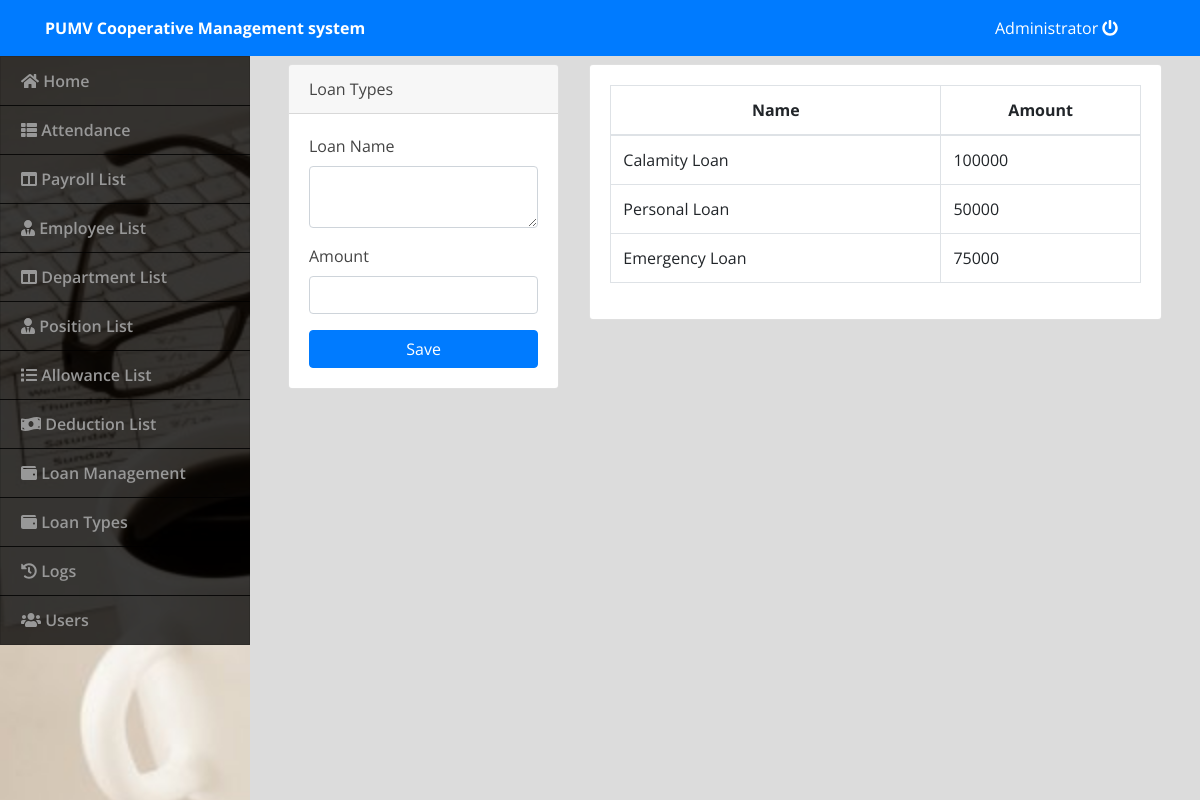
Screenshot of /index.php?page=loanType (signed in) with the database file from the repository.
### tables this page shows
CREATE TABLE `loantypes` (
  `loanTypeId` int(11) NOT NULL,
  `name` varchar(255) NOT NULL,
  `amount` int(11) NOT NULL
);

### loantype.php (the view, shortened to what this page needs)
<?php include('db_connect.php');?>
<div class="container-fluid">
	<div class="col-lg-12">
		<div class="row">
			<div class="col-md-4">
				<div class="card">
					<div class="card-header">
						  Loan Types
				  	</div>
					<div class="card-body">
						<form action="php/addLoanType.php" method="GET">
							<div class="form-group">
								<label class="control-label">Loan Name</label>
								<textarea name="loanName" cols="30" rows="2" class="form-control" required></textarea>
							</div>
							<div class="form-group">
								<label class="control-label">Amount</label>
								<input type="number" class="form-control" name="amount">
							</div>
							<button type="submit" class="btn btn-primary w-100">Save</button>
						</form>
					</div>
				</div>
			</div>
			<div class="col-md-8">
				<div class="card">
					<div class="card-body">
						<table class="table table-bordered table-hover">
							<thead>
								<tr>
									<th class="text-center">Name</th>
									<th class="text-center">Amount</th>
								</tr>
							</thead>
							<tbody>
								<?php
								$allowances = $conn->query("SELECT * FROM loanTypes");
								while($row=$allowances->fetch_assoc()):
								?>
								<tr>
									<td class="">
										 <p><?php echo $row['name'] ?></p>
									</td>
									<td>
										<p> <?php echo $row['amount'] ?></p>
									</td>
								</tr>
								<?php endwhile; ?>
							</tbody>
						</table>
					</div>
				</div>
			</div>
		</div>
	</div>
</div>

### assets/css/style.css (style rules this page uses)
body { font-family: "Open Sans", sans-serif; color: #444444; width: 100%; height: calc(100%); }

### index.php (style rules this page uses)
body { background: #80808045; }

### loantype.php (style rules this page uses)
td { vertical-align: middle !important; }
td p { margin: unset }

### rows the page displays
loantypes: name "Calamity Loan", amount "100000"
loantypes: name "Personal Loan", amount "50000"
loantypes: name "Emergency Loan", amount "75000"

### other values shown
$_SESSION['login_name'] "Administrator"
